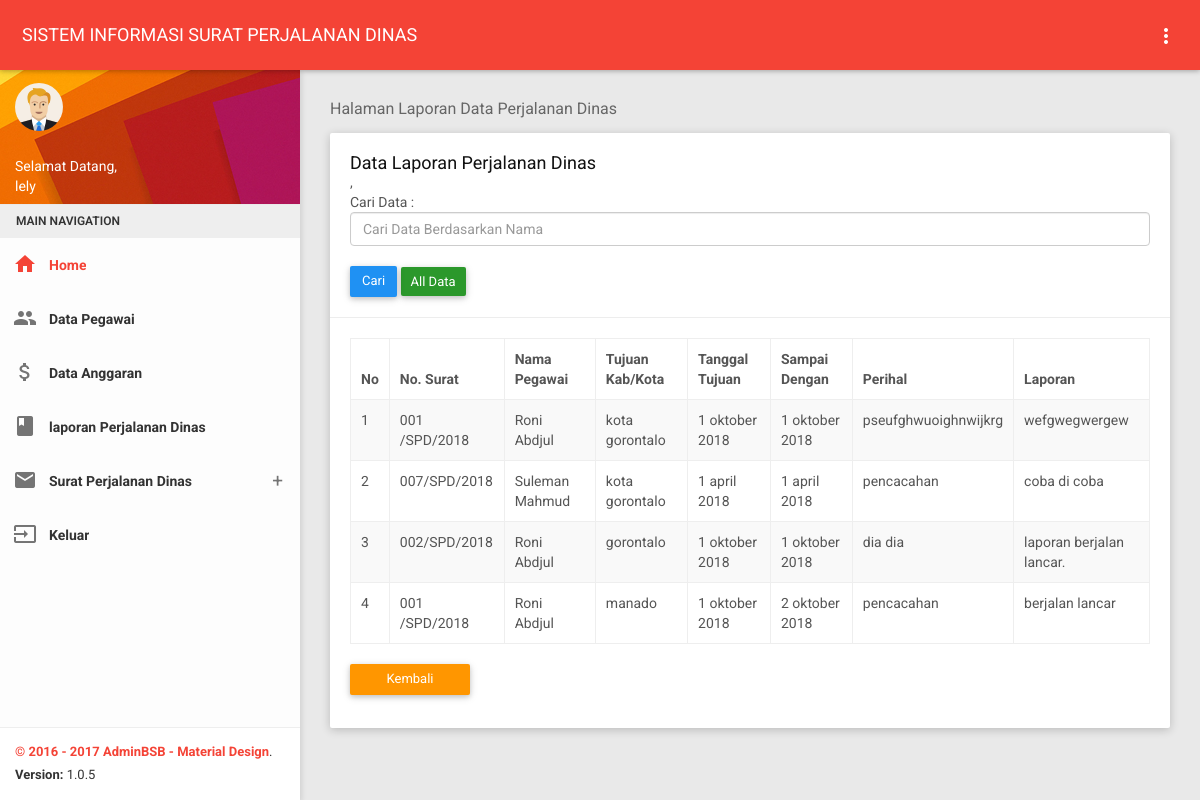
The app's page /tatausaha/lpd.php (signed in) with its own data.
### tables this page shows
CREATE TABLE `lpd` (
  `id` int(3) NOT NULL,
  `nip` varchar(100) NOT NULL,
  `nosurat` varchar(100) NOT NULL,
  `tempatt` varchar(100) NOT NULL,
  `tanggalb` varchar(20) NOT NULL,
  `tanggalk` varchar(20) NOT NULL,
  `perihal` text NOT NULL,
  `laporan` text NOT NULL
);

CREATE TABLE `pegawai` (
  `nip` varchar(100) NOT NULL,
  `nama` varchar(50) NOT NULL,
  `jk` varchar(15) NOT NULL,
  `ttl` varchar(50) NOT NULL,
  `golongan` varchar(20) NOT NULL,
  `jabatan` varchar(30) NOT NULL,
  `pd` varchar(30) NOT NULL,
  `username` varchar(30) NOT NULL,
  `password` varchar(32) NOT NULL,
  `hak_akses` varchar(10) NOT NULL
);

### tatausaha/lpd.php (the view, shortened to what this page needs)
<?php
include '../tampilan/atastata.php';
?>
    <section class="content">
        <div class="container-fluid">
            <div class="block-header">
                <h2>Halaman Laporan Data Perjalanan Dinas</h2>
            </div>
            <div class="row clearfix">
                <div class="col-lg-12 col-md-12 col-sm-12 col-xs-12">
                    <div class="card">
                        <div class="header">
                            <h2>
                               Data Laporan Perjalanan Dinas
                            </h2>,
                            <br>
                            <form method="post" target="_self">
Cari Data :&nbsp;<input name='qcari' class="form-control" type="text" placeholder='Cari Data Berdasarkan Nama '/>
<br>
<input type="submit" class="btn btn-primary waves-effect" value="Cari " /> <a href='lpd.php' class='btn btn-sm btn-success' > All Data</a>
</form>
                        </div>
                        <div class="body">
                            <div class="table-responsive">
                                <table class="table table-bordered table-striped table-hover dataTable js-exportable">
                                    <thead>
                                        <tr><th>No</th>
                                            <th>No. Surat</th>
                                            <th>Nama Pegawai</th>
                                            <th>Tujuan Kab/Kota</th>
                                            <th>Tanggal Tujuan</th>
                                            <th>Sampai Dengan</th>
                                            <th>Perihal</th>
                                            <th>Laporan</th>
                                        </tr>
                                    </thead>
                                      <?php
$query1="select * from lpd, pegawai where pegawai.nip=lpd.nip ";
$result=mysql_query($query1) or die(mysql_error());
$no=1;
while($rows=mysql_fetch_object($result)){
            ?>
            <tr>
                <td><?php echo $no
                ?></td>
                <td><?php       echo $rows -> nosurat;?></td>
                <td><?php       echo $rows -> nama;?></td>
                <td><?php       echo $rows -> tempatt;?></td>
                <td><?php       echo $rows -> tanggalb;?></td>
                <td><?php       echo $rows -> tanggalk;?></td>
                <td><?php       echo $rows -> perihal;?></td>
                <td><?php       echo $rows -> laporan;?></td>
            </tr>
            <?php
$no++;
}?>
                                </table>
                            </div>
                            <div class="button-demo">
                      <a href="index.php" type="button" class="btn btn-warning waves-effect">Kembali</a>
                            </div>
                        </div>
                    </div>
                </div>
            </div>
            </div>
    </section>
  <?php
include '../tampilan/footer.php';
?>

### tampilan/atastata.php (shortened to what this page needs)
<!DOCTYPE html>
<html>
<head>
    <link href="../plugins/bootstrap/css/bootstrap.css" rel="stylesheet">
    <link href="../plugins/node-waves/waves.css" rel="stylesheet" />
    <link href="../plugins/animate-css/animate.css" rel="stylesheet" />
    <link href="../plugins/node-waves/waves.css" rel="stylesheet" />
    <link href="../plugins/animate-css/animate.css" rel="stylesheet" />
    <link href="../plugins/bootstrap-colorpicker/css/bootstrap-colorpicker.css" rel="stylesheet" />
    <link href="../plugins/dropzone/dropzone.css" rel="stylesheet">
    <link href="../plugins/multi-select/css/multi-select.css" rel="stylesheet">
    <link href="../plugins/jquery-spinner/css/bootstrap-spinner.css" rel="stylesheet">
    <link href="../plugins/bootstrap-tagsinput/bootstrap-tagsinput.css" rel="stylesheet">
    <link href="../plugins/bootstrap-select/css/bootstrap-select.css" rel="stylesheet" />
    <link href="../plugins/nouislider/nouislider.min.css" rel="stylesheet" />
    <link href="../plugins/morrisjs/morris.css" rel="stylesheet" />
    <link href="../css1/style.css" rel="stylesheet">
    <link href="../css1/themes/all-themes.css" rel="stylesheet" />
        <link rel="stylesheet" href="../css/datepicker.css">
</head>
<body class="theme-red">
    <nav class="navbar">
        <div class="container-fluid">
            <div class="navbar-header">
                <a class="navbar-brand" href="index.html">SISTEM INFORMASI SURAT PERJALANAN DINAS</a>
            </div>
            <div class="collapse navbar-collapse" id="navbar-collapse">
                <ul class="nav navbar-nav navbar-right">
                    <li class="pull-right"><a href="javascript:void(0);" class="js-right-sidebar" data-close="true"><i class="material-icons">more_vert</i></a></li>
                </ul>
            </div>
        </div>
    </nav>
    <section>
        <aside id="leftsidebar" class="sidebar">
            <div class="user-info">
                <div class="image">
                    <img src="../images/user.png" width="48" height="48" alt="User" />
                </div>
                <div class="info-container">
                    <div class="name" data-toggle="dropdown" aria-haspopup="true" aria-expanded="false">
                Selamat Datang,
                 <div class="name"><?php
                 echo $_SESSION['username'];
               ?>
               </div>
                    </div>
                </div>
            </div>
            <div class="menu">
                <ul class="list">
                    <li class="header">MAIN NAVIGATION</li>
                    <li class="active">
                        <a href="index.php">
                            <i class="material-icons">home</i>
                            <span>Home</span>
                        </a>
                    </li>
                    <li>
                        <a href="pegawai.php">
                            <i class="material-icons">people</i>
                            <span>Data Pegawai</span>
                        </a>
                    </li>
                    <li>
                        <a href="anggaran.php">
                            <i class="material-icons">attach_money</i>
                            <span>Data Anggaran</span>
                        </a>
                    </li>
                    <li>
                        <a href="lpd.php">
                            <i class="material-icons">book</i>
                            <span>laporan Perjalanan Dinas</span>
                        </a>
                    </li>
                    <li>
                        <a href="javascript:void(0);" class="menu-toggle">
                            <i class="material-icons">email</i>
                            <span>Surat Perjalanan Dinas</span>
                        </a>
                     </li>
                     <li><a href="../logout.php" onclick="return confirm('Apakah anda akan keluar?');"><i class="material-icons">input</i>
                     <span>Keluar</span>
                    </li>
                </ul>
            </div>
            <div class="legal">
                <div class="copyright">
                    &copy; 2016 - 2017 <a href="javascript:void(0);">AdminBSB - Material Design</a>.
                </div>
                <div class="version">
                    <b>Version: </b> 1.0.5
                </div>
            </div>
        </aside>
    </section>

### tampilan/footer.php (shortened to what this page needs)
</body>
</body>
</html>

### css1/themes/all-themes.css (style rules this page uses)
.theme-red .navbar-brand { color: #fff; }
.theme-red .nav > li > a { color: #fff; }
.theme-red .sidebar .menu .list li.active { background-color: transparent; }
.theme-red .sidebar .menu .list li.active > :first-child i, .theme-red .sidebar .menu .list li.active > :first-child span { color: #F44336; }
.theme-red .sidebar .menu .list .toggled { background-color: transparent; }
.theme-red .sidebar .legal { background-color: #fff; }
.theme-red .sidebar .legal .copyright a { color: #F44336 !important; }

### records on screen
lpd: nosurat "001 /SPD/2018", pegawai.nama "Roni Abdjul", tempatt "kota gorontalo", tanggalb "1 oktober 2018", tanggalk "1 oktober 2018", perihal "pseufghwuoighnwijkrg", laporan "wefgwegwergew"
lpd: nosurat "007/SPD/2018", pegawai.nama "Suleman Mahmud", tempatt "kota gorontalo", tanggalb "1 april 2018", tanggalk "1 april 2018", perihal "pencacahan", laporan "coba di coba"
lpd: nosurat "002/SPD/2018", pegawai.nama "Roni Abdjul", tempatt "gorontalo", tanggalb "1 oktober 2018", tanggalk "1 oktober 2018", perihal "dia dia", laporan "laporan berjalan lancar."
lpd: nosurat "001 /SPD/2018", pegawai.nama "Roni Abdjul", tempatt "manado", tanggalb "1 oktober 2018", tanggalk "2 oktober 2018", perihal "pencacahan", laporan "berjalan lancar"

### other values on screen
$_SESSION['username'] "lely"
